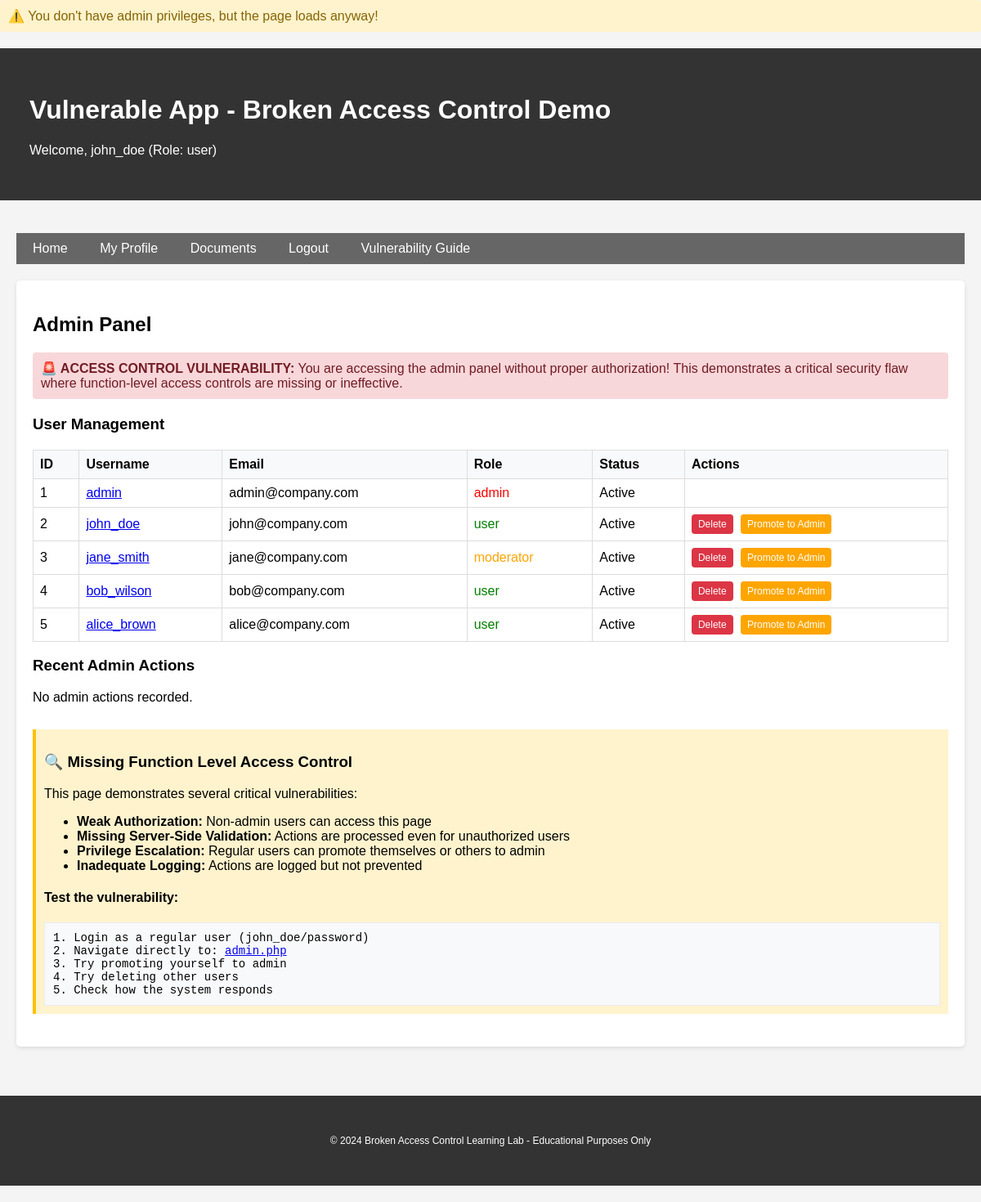
Screenshot of /admin.php (signed in) with the database file from the repository.
### tables this page shows
CREATE TABLE users (
    id INT AUTO_INCREMENT PRIMARY KEY,
    username VARCHAR(50) UNIQUE NOT NULL,
    password VARCHAR(255) NOT NULL,
    email VARCHAR(100),
    role ENUM('user', 'admin', 'moderator') DEFAULT 'user',
    created_at TIMESTAMP DEFAULT CURRENT_TIMESTAMP,
    is_active BOOLEAN DEFAULT TRUE
);

### src/config.php (called while the page is built, shortened)
<?php
function getConnection() {
    static $pdo = null;
    if ($pdo === null) {
        try {
            $dsn = "mysql:host=" . DB_HOST . ";dbname=" . DB_NAME . ";charset=utf8mb4";
            $pdo = new PDO($dsn, DB_USER, DB_PASS, [
                PDO::ATTR_ERRMODE => PDO::ERRMODE_EXCEPTION,
                PDO::ATTR_DEFAULT_FETCH_MODE => PDO::FETCH_ASSOC,
                PDO::ATTR_EMULATE_PREPARES => false,
            ]);
        } catch (PDOException $e) {
            die("Connection failed: " . $e->getMessage());
        }
    }
    return $pdo;
}
function isLoggedIn() {
    return isset($_SESSION['user_id']);
}
function getCurrentUser() {
    $pdo = getConnection();
    $stmt = $pdo->prepare("SELECT * FROM users WHERE id = ?");
    $stmt->execute([$_SESSION['user_id']]);
    return $stmt->fetch();
}
function isAdmin() {
    $user = getCurrentUser();
    return $user && $user['role'] === 'admin';
}
function sanitizeInput($input) {
    return htmlspecialchars(trim($input), ENT_QUOTES, 'UTF-8');
}
?>

### src/admin.php (the view, shortened to what this page needs)
<?php
require_once 'config.php';
$current_user = getCurrentUser();
if (!isAdmin()) {
    echo "<div class='alert alert-warning'>⚠️ You don't have admin privileges, but the page loads anyway!</div>";
}
$pdo = getConnection();
$stmt = $pdo->query("SELECT * FROM users ORDER BY id");
$users = $stmt->fetchAll();
$log_stmt = $pdo->query("
    SELECT al.*, u.username as admin_username, u2.username as target_username
    FROM admin_logs al
    LEFT JOIN users u ON al.admin_id = u.id
    LEFT JOIN users u2 ON al.target_user_id = u2.id
    ORDER BY al.timestamp DESC
    LIMIT 10
");
$logs = $log_stmt->fetchAll();
include 'header.php';
?>
<h2>Admin Panel</h2>
<?php if (!isAdmin()): ?>
    <div class="alert alert-danger">
        <strong>🚨 ACCESS CONTROL VULNERABILITY:</strong> You are accessing the admin panel without proper authorization!
        This demonstrates a critical security flaw where function-level access controls are missing or ineffective.
    </div>
<?php endif; ?>
<h3>User Management</h3>
<table class="table">
    <thead>
        <tr>
            <th>ID</th>
            <th>Username</th>
            <th>Email</th>
            <th>Role</th>
            <th>Status</th>
            <th>Actions</th>
        </tr>
    </thead>
    <tbody>
        <?php foreach ($users as $user): ?>
        <tr>
            <td><?php echo $user['id']; ?></td>
            <td>
                <a href="profile.php?user_id=<?php echo $user['id']; ?>">
                    <?php echo sanitizeInput($user['username']); ?>
                </a>
            </td>
            <td><?php echo sanitizeInput($user['email']); ?></td>
            <td>
                <span style="color: <?php echo $user['role'] === 'admin' ? 'red' : ($user['role'] === 'moderator' ? 'orange' : 'green'); ?>;">
                    <?php echo sanitizeInput($user['role']); ?>
                </span>
            </td>
            <td><?php echo $user['is_active'] ? 'Active' : 'Inactive'; ?></td>
            <td>
                <?php if ($user['id'] != 1):  ?>
                    <form method="POST" style="display: inline;" onsubmit="return confirm('Are you sure?');">
                        <button type="submit" class="btn-danger" style="font-size: 12px; padding: 5px 8px;">Delete</button>
                    </form>
                    <?php if ($user['role'] !== 'admin'): ?>
                        <form method="POST" style="display: inline; margin-left: 5px;">
                            <button type="submit" style="font-size: 12px; padding: 5px 8px; background-color: orange;">Promote to Admin</button>
                        </form>
                    <?php endif; ?>
                <?php endif; ?>
            </td>
        </tr>
        <?php endforeach; ?>
    </tbody>
</table>
<h3>Recent Admin Actions</h3>
<?php if (empty($logs)): ?>
    <p>No admin actions recorded.</p>
<?php endif; ?>
<div class="vulnerability-info" style="margin-top: 30px;">
    <h3>🔍 Missing Function Level Access Control</h3>
    <p>This page demonstrates several critical vulnerabilities:</p>
    <ul>
        <li><strong>Weak Authorization:</strong> Non-admin users can access this page</li>
        <li><strong>Missing Server-Side Validation:</strong> Actions are processed even for unauthorized users</li>
        <li><strong>Privilege Escalation:</strong> Regular users can promote themselves or others to admin</li>
        <li><strong>Inadequate Logging:</strong> Actions are logged but not prevented</li>
    </ul>
    <h4>Test the vulnerability:</h4>
    <div class="code-example">
        1. Login as a regular user (john_doe/password)<br>
        2. Navigate directly to: <a href="admin.php">admin.php</a><br>
        3. Try promoting yourself to admin<br>
        4. Try deleting other users<br>
        5. Check how the system responds
    </div>
</div>
<?php include 'footer.php'; ?>

### src/header.php (shortened to what this page needs)
<!DOCTYPE html>
<html lang="en">
<head>
</head>
<body>
    <div class="header">
        <div class="container">
            <h1><?php echo APP_NAME; ?></h1>
            <?php if (isLoggedIn()): ?>
                <p>Welcome, <?php echo sanitizeInput(getCurrentUser()['username']); ?>
                (Role: <?php echo sanitizeInput(getCurrentUser()['role']); ?>)</p>
            <?php endif; ?>
        </div>
    </div>
    <div class="container">
        <nav class="nav">
            <a href="index.php">Home</a>
            <?php if (isLoggedIn()): ?>
                <a href="profile.php">My Profile</a>
                <a href="documents.php">Documents</a>
                <a href="logout.php">Logout</a>
            <?php else: ?>
                <a href="login.php">Login</a>
                <a href="register.php">Register</a>
            <?php endif; ?>
            <a href="vulnerabilities.php">Vulnerability Guide</a>
        </nav>
        <div class="content">

### src/header.php (style rules this page uses)
body { font-family: Arial, sans-serif; margin: 0; padding: 0; background-color: #f4f4f4; }
.container { max-width: 1200px; margin: 0 auto; padding: 20px; }
.header { background-color: #333; color: white; padding: 1rem; margin-bottom: 20px; }
.nav { background-color: #666; padding: 10px; margin-bottom: 20px; }
.nav a { color: white; text-decoration: none; margin-right: 15px; padding: 5px 10px; border-radius: 3px; }
.content { background-color: white; padding: 20px; border-radius: 5px; box-shadow: 0 2px 5px rgba(0,0,0,0.1); }
.alert { padding: 10px; margin-bottom: 20px; border-radius: 4px; }
.alert-danger { background-color: #f8d7da; border-color: #f5c6cb; color: #721c24; }
.alert-warning { background-color: #fff3cd; border-color: #ffeaa7; color: #856404; }
button, input[type="submit"] { background-color: #007bff; color: white; padding: 10px 15px; border: none; border-radius: 4px; cursor: pointer; }
.btn-danger { background-color: #dc3545; }
.table { width: 100%; border-collapse: collapse; margin-top: 20px; }
.table th, .table td { border: 1px solid #ddd; padding: 8px; text-align: left; }
.table th { background-color: #f8f9fa; }
.vulnerability-info { background-color: #fff3cd; border-left: 4px solid #ffc107; padding: 10px; margin: 20px 0; }
.code-example { background-color: #f8f9fa; border: 1px solid #e9ecef; padding: 10px; font-family: monospace; font-size: 14px; overflow-x: auto; }

### rows the page displays
users: username "john_doe", role "user", id "2", email "john@company.com", is_active "Active"
users: id "1", username "admin", email "admin@company.com", role "admin", is_active "Active"
users: id "3", username "jane_smith", email "jane@company.com", role "moderator", is_active "Active"
users: id "4", username "bob_wilson", email "bob@company.com", role "user", is_active "Active"
users: id "5", username "alice_brown", email "alice@company.com", role "user", is_active "Active"

### other values shown
APP_NAME "Vulnerable App - Broken Access Control Demo"
